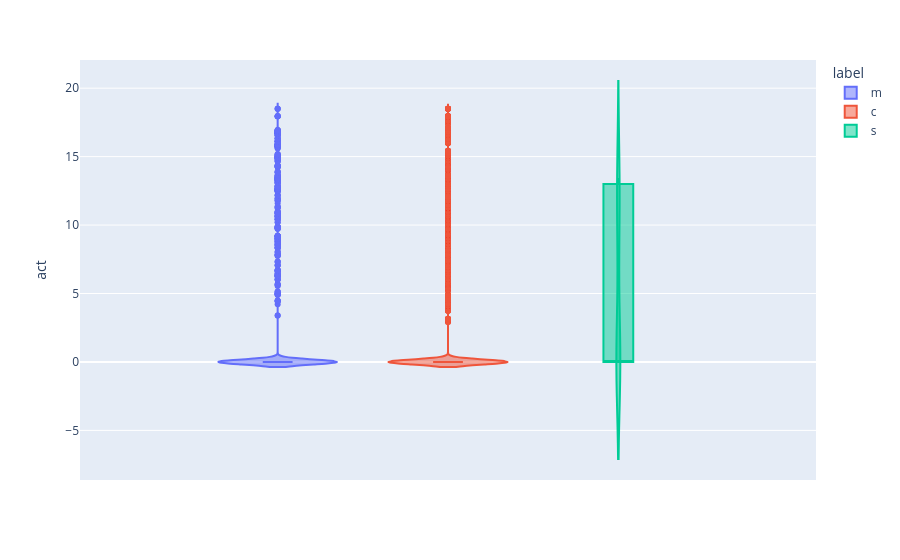

This figure's notebook cell:
### Code cell
print(asgdf.group_by("label").agg([pl.col("act").mean().alias("mean_act"), pl.col("act").count().alias("count")]))
px.violin(asgdf, y="act", color="label", box=True)

### Figure 1 — Plotly figure (JSON) as saved in the notebook; plotly's stock layout.template omitted (floating-point values rounded to 4 significant figures; data arrays with more than 128 entries replaced by an {"elided": "..."} marker saying what was removed)
{"data": [{"alignmentgroup": "True", "box": {"visible": true}, "hovertemplate": "label=m<br>act=%{y}<extra></extra>", "legendgroup": "m", "marker": {"color": "#636efa"}, "name": "m", "offsetgroup": "m", "orientation": "v", "scalegroup": "True", "showlegend": true, "type": "violin", "x0": " ", "xaxis": "x", "y": {"elided": "3099 float values"}, "y0": " ", "yaxis": "y"}, {"alignmentgroup": "True", "box": {"visible": true}, "hovertemplate": "label=c<br>act=%{y}<extra></extra>", "legendgroup": "c", "marker": {"color": "#EF553B"}, "name": "c", "offsetgroup": "c", "orientation": "v", "scalegroup": "True", "showlegend": true, "type": "violin", "x0": " ", "xaxis": "x", "y": {"elided": "15218 float values"}, "y0": " ", "yaxis": "y"}, {"alignmentgroup": "True", "box": {"visible": true}, "hovertemplate": "label=s<br>act=%{y}<extra></extra>", "legendgroup": "s", "marker": {"color": "#00cc96"}, "name": "s", "offsetgroup": "s", "orientation": "v", "scalegroup": "True", "showlegend": true, "type": "violin", "x0": " ", "xaxis": "x", "y": [13.43, 13.43, 13.43, 12.99, 12.99, 12.99, 9.184, 9.184, 9.184, 0.0, 0.0, 0.0, 0.0, 0.0, 0.0, 0.0, 0.0, 0.0, 0.0, 0.0, 0.0], "y0": " ", "yaxis": "y"}], "layout": {"legend": {"title": {"text": "label"}, "tracegroupgap": 0}, "margin": {"t": 60}, "violinmode": "group", "xaxis": {"anchor": "y", "domain": [0, 1]}, "yaxis": {"anchor": "x", "domain": [0, 1], "title": {"text": "act"}}}}
